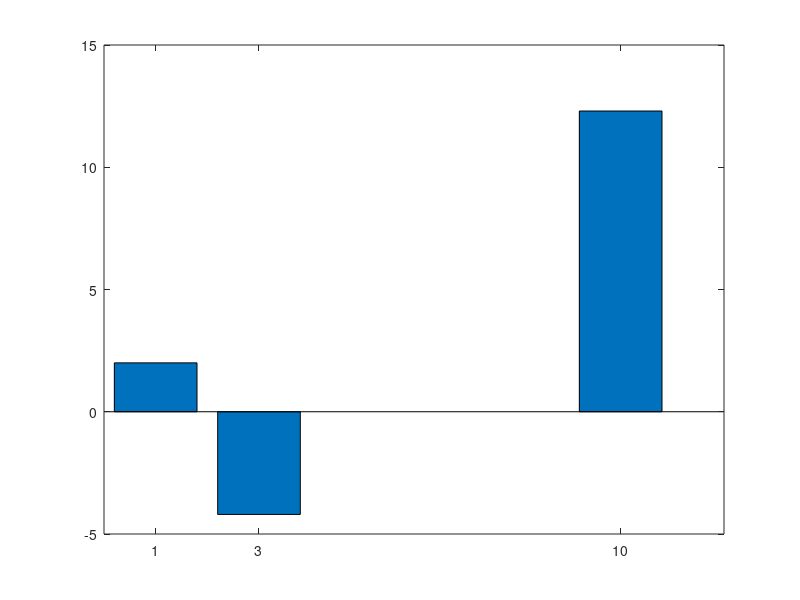
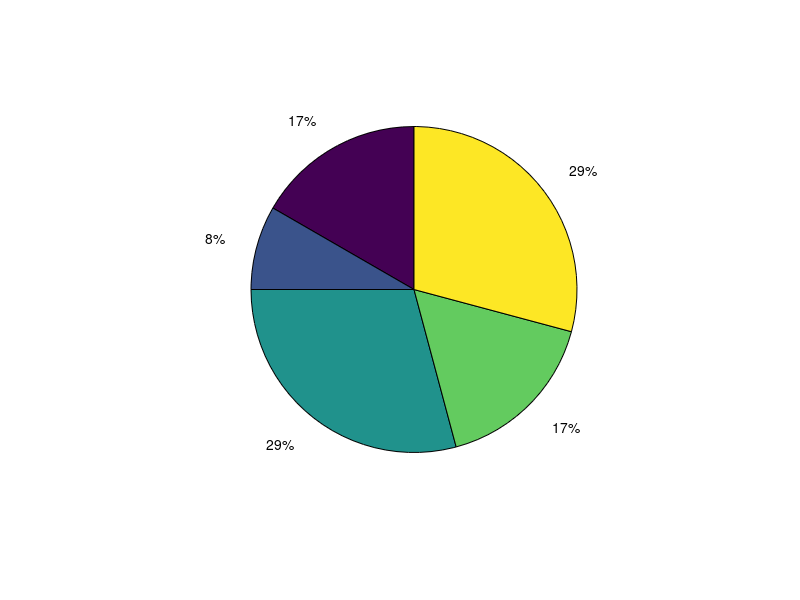

Recreate these plots in MATLAB, in order.
x = 1 + 3

y = 4.7

x 
y

% one random number between 0 and 1
rand

lions = 3
tigers = 2
bears = 4
Ohm_eye = lions + tigers + bears

% getting rid of specific variables in Workspace
clear lions Ohm_eye
clear

% MATLAB as a calculator
speed_kps = 300000
year_sec = 365*24*60*60
lightyear_km = year_sec * speed_kps

earth_to_sun_km = 150e6
earth_to_sun_sec = earth_to_sun_km/speed_kps
earth_to_sun_min = earth_to_sun_sec/60

earth_to_moon_km = 384400
earth_to_moon_sec = earth_to_moon_km/speed_kps
earth_to_moon_min = earth_to_moon_sec/60

% using semicolon, no echo and use many commands per line
abs_zero_C = -273.15
abs_zero_F = abs_zero_C*9/5 + 32; 
x = 42; y = 87;
x = 42, y = 87;


% Syntax and Semantics
x = 1   % and not 1 = x (a syntactic error)

x = 42; y = 87;  
temp = x;  % new temporary variable to hold the value of x for now
x = y;
y = temp;  % to swap values of x and y, instead of x = y; y = x (FALSE)
clear temp % get rid of temporary variable


% Plotting Basics

% using plot3 function: 3D
t = 0:pi/50:10*pi;
plot3(sin(t),cos(t),t);

% using plot function: 2D
x_coordinates = [1, 3, 10];  % a vector (ordered list of numbers)
y_coordinates = [2, -4.2, 12.3];
%plot(x_coordinates, y_coordinates);

x_coordinates_length = length(x_coordinates)

%plot(x_coordinates, y_coordinates, '*') % no more line connecting points

plot(x_coordinates, y_coordinates, 'rs') % same as 'sr': square + red
xlabel('Selection')
ylabel('Change')
title('Changes in Selections the Past Year')
axis([0,12,-10,20]) % args: x_low, x_upper, y_low, y_upper


% bar graph
bar(x_coordinates, y_coordinates)  
figure % so that bar plot doesn't replace previous plot

% pie chart (made-up data)
pie([4, 2, 7, 4, 7])







